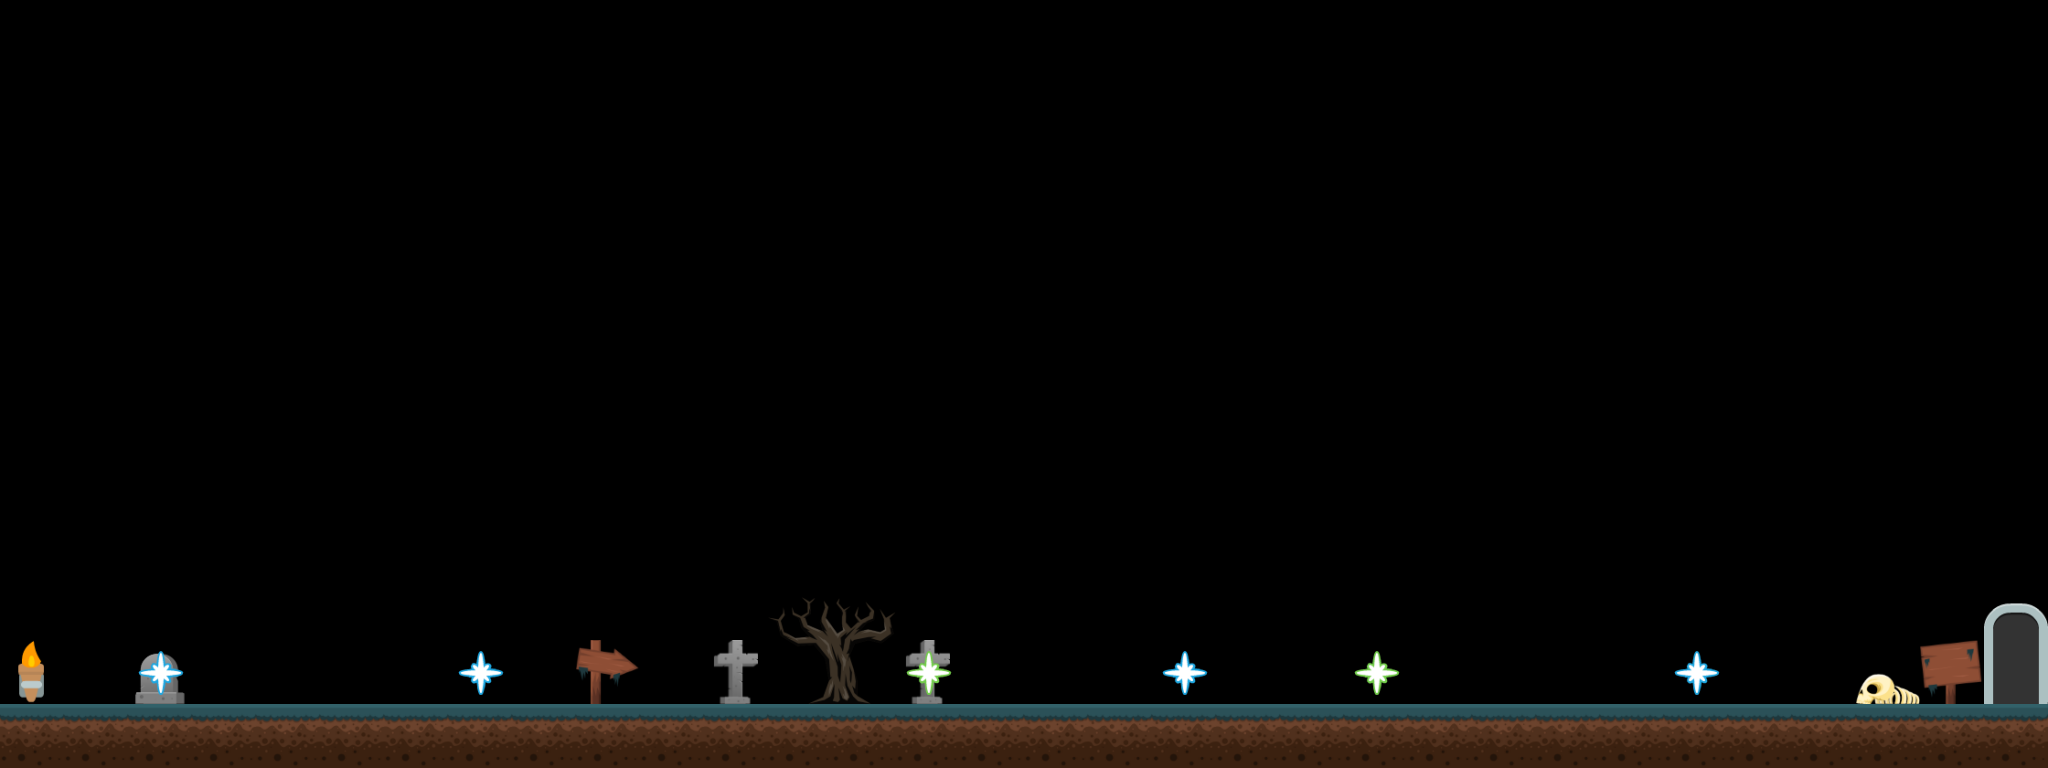

Below is a game level as drawn by its tile map, then a one-line description and the .tmx file that defines it, in full:
An orthogonal 32x12 tile map with 64x64 px tiles, 4 tile layers (back, blocs, game, front) and 2 objects.

<map version="1.0" orientation="orthogonal" renderorder="left-up" width="32" height="12" tilewidth="64" tileheight="64" nextobjectid="202">
 <tileset firstgid="1" name="world-spritesheet" tilewidth="64" tileheight="64" tilecount="680" columns="8">
  <image source="tilesmap.png" width="512" height="5440" />
  <tile id="14">
   <properties>
    <property name="moves" type="bool" value="true" />
    <property name="pushable" type="bool" value="true" />
   </properties>
  </tile>
  <tile id="36">
   <properties>
    <property name="moves" type="bool" value="true" />
    <property name="y" type="int" value="100" />
   </properties>
  </tile>
  <tile id="43">
   <properties>
    <property name="moves" type="bool" value="true" />
    <property name="x" type="int" value="100" />
   </properties>
  </tile>
  <tile id="153">
   <properties>
    <property name="start" type="bool" value="true" />
   </properties>
  </tile>
  <tile id="540">
   <properties>
    <property name="points" type="int" value="1" />
   </properties>
  </tile>
  <tile id="541">
   <properties>
    <property name="points" type="int" value="10" />
   </properties>
  </tile>
  <tile id="542">
   <properties>
    <property name="points" type="int" value="5" />
   </properties>
  </tile>
  <tile id="556">
   <properties>
    <property name="points" type="int" value="100" />
   </properties>
  </tile>
  <tile id="557">
   <properties>
    <property name="points" type="int" value="100" />
   </properties>
  </tile>
  <tile id="558">
   <properties>
    <property name="points" type="int" value="100" />
   </properties>
  </tile>
  <tile id="559">
   <properties>
    <property name="points" type="int" value="100" />
   </properties>
  </tile>
  <tile id="598">
   <properties>
    <property name="atlas" type="bool" value="true" />
    <property name="enemy" type="bool" value="true" />
    <property name="offset" type="int" value="-12" />
    <property name="scale" type="float" value="0.39" />
    <property name="sprite" value="zombiemale" />
    <property name="velocity" type="int" value="50" />
   </properties>
  </tile>
  <tile id="603">
   <properties>
    <property name="atlas" type="bool" value="true" />
    <property name="enemy" type="bool" value="true" />
    <property name="miror" type="bool" value="true" />
    <property name="offset" type="int" value="-20" />
    <property name="scale" type="float" value="0.39" />
    <property name="sprite" value="zombiefemale" />
    <property name="velocity" type="int" value="-50" />
   </properties>
  </tile>
  <tile id="614">
   <properties>
    <property name="bulletSpeed" type="int" value="500" />
    <property name="fireAngle" value="right" />
    <property name="fireRate" type="int" value="1500" />
   </properties>
  </tile>
  <tile id="623">
   <properties>
    <property name="angularVelocity" type="int" value="720" />
    <property name="bulletSpeed" type="int" value="100" />
    <property name="fireAngle" value="up" />
    <property name="fireRate" type="int" value="4000" />
    <property name="gravity" type="int" value="250" />
    <property name="sprite" value="bullet-water" />
   </properties>
  </tile>
 </tileset>
 <layer name="back" width="32" height="12">
  <data encoding="csv">
0,0,0,0,0,0,0,0,0,0,0,0,0,0,0,0,0,0,0,0,0,0,0,0,0,0,0,0,0,0,0,0,
0,0,0,0,0,0,0,0,0,0,0,0,0,0,0,0,0,0,0,0,0,0,0,0,0,0,0,0,0,0,0,0,
0,0,0,0,0,0,0,0,0,0,0,0,0,0,0,0,0,0,0,0,0,0,0,0,0,0,0,0,0,0,0,0,
0,0,0,0,0,0,0,0,0,0,0,0,0,0,0,0,0,0,0,0,0,0,0,0,0,0,0,0,0,0,0,0,
0,0,0,0,0,0,0,0,0,0,0,0,0,0,0,0,0,0,0,0,0,0,0,0,0,0,0,0,0,0,0,0,
0,0,0,0,0,0,0,0,0,0,0,0,0,0,0,0,0,0,0,0,0,0,0,0,0,0,0,0,0,0,0,0,
0,0,0,0,0,0,0,0,0,0,0,0,0,0,0,0,0,0,0,0,0,0,0,0,0,0,0,0,0,0,0,0,
0,0,0,0,0,0,0,0,0,0,0,0,0,0,0,0,0,0,0,0,0,0,0,0,0,0,0,0,0,0,0,0,
0,0,0,0,0,0,0,0,0,0,0,0,0,0,0,0,0,0,0,0,0,0,0,0,0,0,0,0,0,0,0,0,
0,0,0,0,0,0,0,0,0,0,0,0,527,524,0,0,0,0,0,0,0,0,0,0,0,0,0,0,0,0,0,58,
0,0,522,0,0,0,0,0,0,492,0,523,526,525,523,0,0,0,0,0,0,0,0,0,0,0,0,0,0,505,504,57,
0,0,0,0,0,0,0,0,0,0,0,0,0,0,0,0,0,0,0,0,0,0,0,0,0,0,0,0,0,0,0,0
</data>
 </layer>
 <layer name="blocs" width="32" height="12">
  <properties>
   <property name="collides" type="bool" value="true" />
  </properties>
  <data encoding="csv">
0,0,0,0,0,0,0,0,0,0,0,0,0,0,0,0,0,0,0,0,0,0,0,0,0,0,0,0,0,0,0,0,
0,0,0,0,0,0,0,0,0,0,0,0,0,0,0,0,0,0,0,0,0,0,0,0,0,0,0,0,0,0,0,0,
0,0,0,0,0,0,0,0,0,0,0,0,0,0,0,0,0,0,0,0,0,0,0,0,0,0,0,0,0,0,0,0,
0,0,0,0,0,0,0,0,0,0,0,0,0,0,0,0,0,0,0,0,0,0,0,0,0,0,0,0,0,0,0,0,
0,0,0,0,0,0,0,0,0,0,0,0,0,0,0,0,0,0,0,0,0,0,0,0,0,0,0,0,0,0,0,0,
0,0,0,0,0,0,0,0,0,0,0,0,0,0,0,0,0,0,0,0,0,0,0,0,0,0,0,0,0,0,0,0,
0,0,0,0,0,0,0,0,0,0,0,0,0,0,0,0,0,0,0,0,0,0,0,0,0,0,0,0,0,0,0,0,
0,0,0,0,0,0,0,0,0,0,0,0,0,0,0,0,0,0,0,0,0,0,0,0,0,0,0,0,0,0,0,0,
0,0,0,0,0,0,0,0,0,0,0,0,0,0,0,0,0,0,0,0,0,0,0,0,0,0,0,0,0,0,0,0,
0,0,0,0,0,0,0,0,0,0,0,0,0,0,0,0,0,0,0,0,0,0,0,0,0,0,0,0,0,0,0,0,
0,0,0,0,0,0,0,0,0,0,0,0,0,0,0,0,0,0,0,0,0,0,0,0,0,0,0,0,0,0,0,0,
507,507,507,507,507,507,507,507,507,507,507,507,507,507,507,507,507,507,507,507,507,507,507,507,507,507,507,507,507,507,507,507
</data>
 </layer>
 <layer name="game" width="32" height="12">
  <data encoding="csv">
0,0,0,0,0,0,0,0,0,0,0,0,0,0,0,0,0,0,0,0,0,0,0,0,0,0,0,0,0,0,0,0,
0,0,0,0,0,0,0,0,0,0,0,0,0,0,0,0,0,0,0,0,0,0,0,0,0,0,0,0,0,0,0,0,
0,0,0,0,0,0,0,0,0,0,0,0,0,0,0,0,0,0,0,0,0,0,0,0,0,0,0,0,0,0,0,0,
0,0,0,0,0,0,0,0,0,0,0,0,0,0,0,0,0,0,0,0,0,0,0,0,0,0,0,0,0,0,0,0,
0,0,0,0,0,0,0,0,0,0,0,0,0,0,0,0,0,0,0,0,0,0,0,0,0,0,0,0,0,0,0,0,
0,0,0,0,0,0,0,0,0,0,0,0,0,0,0,0,0,0,0,0,0,0,0,0,0,0,0,0,0,0,0,0,
0,0,0,0,0,0,0,0,0,0,0,0,0,0,0,0,0,0,0,0,0,0,0,0,0,0,0,0,0,0,0,0,
0,0,0,0,0,0,0,0,0,0,0,0,0,0,0,0,0,0,0,0,0,0,0,0,0,0,0,0,0,0,0,0,
0,0,0,0,0,0,0,0,0,0,0,0,0,0,0,0,0,0,0,0,0,0,0,0,0,0,0,0,0,0,0,0,
0,0,0,0,0,0,0,0,0,0,0,0,0,0,0,0,0,0,0,0,0,0,0,0,0,0,0,0,0,0,0,0,
154,0,599,0,0,0,0,599,0,0,0,0,0,0,604,0,0,0,599,0,0,604,0,0,0,0,599,0,0,0,0,0,
0,0,0,0,0,0,0,0,0,0,0,0,0,0,0,0,0,0,0,0,0,0,0,0,0,0,0,0,0,0,0,0
</data>
 </layer>
 <layer name="front" width="32" height="12">
  <data encoding="csv">
0,0,0,0,0,0,0,0,0,0,0,0,0,0,0,0,0,0,0,0,0,0,0,0,0,0,0,0,0,0,0,0,
0,0,0,0,0,0,0,0,0,0,0,0,0,0,0,0,0,0,0,0,0,0,0,0,0,0,0,0,0,0,0,0,
0,0,0,0,0,0,0,0,0,0,0,0,0,0,0,0,0,0,0,0,0,0,0,0,0,0,0,0,0,0,0,0,
0,0,0,0,0,0,0,0,0,0,0,0,0,0,0,0,0,0,0,0,0,0,0,0,0,0,0,0,0,0,0,0,
0,0,0,0,0,0,0,0,0,0,0,0,0,0,0,0,0,0,0,0,0,0,0,0,0,0,0,0,0,0,0,0,
0,0,0,0,0,0,0,0,0,0,0,0,0,0,0,0,0,0,0,0,0,0,0,0,0,0,0,0,0,0,0,0,
0,0,0,0,0,0,0,0,0,0,0,0,0,0,0,0,0,0,0,0,0,0,0,0,0,0,0,0,0,0,0,0,
0,0,0,0,0,0,0,0,0,0,0,0,0,0,0,0,0,0,0,0,0,0,0,0,0,0,0,0,0,0,0,0,
0,0,0,0,0,0,0,0,0,0,0,0,0,0,0,0,0,0,0,0,0,0,0,0,0,0,0,0,0,0,0,0,
0,0,0,0,0,0,0,0,0,0,0,0,0,0,0,0,0,0,0,0,0,0,0,0,0,0,0,0,0,0,0,0,
0,0,0,0,0,0,0,0,0,0,0,0,0,0,0,0,0,0,0,0,0,0,0,0,0,0,0,0,0,0,0,0,
0,0,0,0,0,0,0,0,0,0,0,0,0,0,0,0,0,0,0,0,0,0,0,0,0,0,0,0,0,0,0,0
</data>
 </layer>
 <objectgroup color="#ffff00" name="stairCollision" />
 <objectgroup color="#ff0000" name="playerCollision" />
 <objectgroup color="#aa0000" name="gameCollision">
  <object id="200" x="2030" y="642" width="12" height="60" />
  <object id="201" x="4" y="638" width="8" height="66" />
 </objectgroup>
 <objectgroup name="deathCollision" />
</map>
